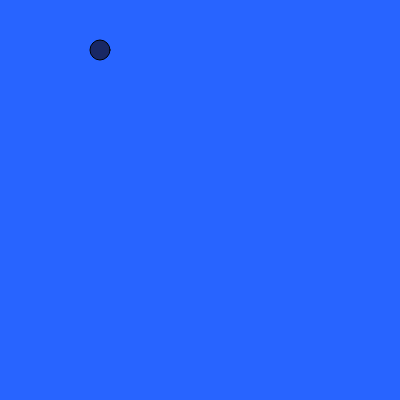
Frame 1 (no input)
Frame 60 (no input): identical to frame 1, image omitted
Frame 120 (the mouse pressed at the canvas centre since frame 60): identical to frame 1, image omitted

The p5.js sketch that drew this single still picture (run headless with seeded random() and noise() and a simulated clock; from frame 60 on, the mouse is pressed at the canvas centre):

// p5.js sketch
// ── sketch.js
var characterX = 100;
var characterY = 100;
var w = 87;
var s = 83;
var a = 65;
var d = 68;



function setup() {
  createCanvas(400, 400);
  createCharacter(100,50);
}

function draw() {
  background(40,100,300);
  stroke(0);
  fill(0);
  
  drawCharacter();
  characterMovement();
}
  
function createCharacter(x, y)
{
  characterX = x;
  characterY = y
  console.log(characterX);
}
  
function drawCharacter()
  { 
    fill(25,40,100)
    circle(characterX, characterY, 20)
  }  

function characterMovement()
{  
  if(keyIsDown(w))
    {
      characterY -= 10;
    }
  if(keyIsDown(s))
    {
      characterY += 10;
    }
  if(keyIsDown(a))
    {
      characterX -= 10;
    }
  if(keyIsDown(d))
    {
      characterX += 10; 
    }
}
